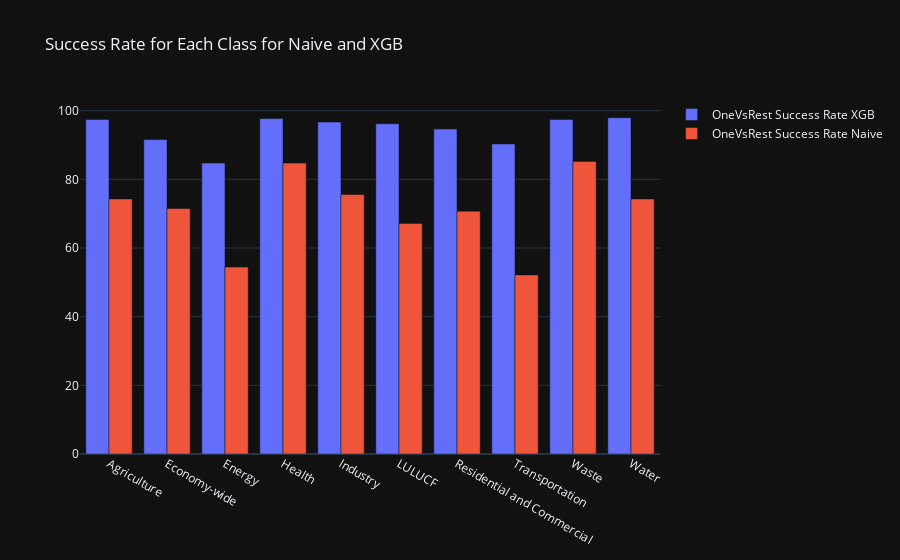

Notebook code cell kept with this figure:
### Code cell
plot_one_vs_rest_success_rates(y_true, y_pred, y_pred_naive, classes=mlb.classes_)

### Figure 1 — Plotly figure (JSON) as saved in the notebook; plotly's stock layout.template omitted (floating-point values rounded to 4 significant figures)
{"data": [{"name": "OneVsRest Success Rate XGB", "x": ["Agriculture", "Economy-wide", "Energy", "Health", "Industry", "LULUCF", "Residential and Commercial", "Transportation", "Waste", "Water"], "y": [97.46, 91.6, 84.73, 97.71, 96.69, 96.18, 94.66, 90.33, 97.46, 97.96], "type": "bar"}, {"name": "OneVsRest Success Rate Naive", "x": ["Agriculture", "Economy-wide", "Energy", "Health", "Industry", "LULUCF", "Residential and Commercial", "Transportation", "Waste", "Water"], "y": [74.3, 71.5, 54.45, 84.73, 75.57, 67.18, 70.74, 52.16, 85.24, 74.3], "type": "bar"}], "layout": {"barmode": "group", "title": {"text": "Success Rate for Each Class for Naive and XGB"}}}
